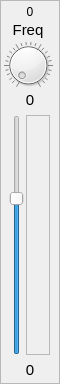
<?xml version="1.0" encoding="UTF-8"?>
<ui version="4.0">
 <class>CEqualizerFrame</class>
 <widget class="QFrame" name="CEqualizerFrame">
  <property name="geometry">
   <rect>
    <x>0</x>
    <y>0</y>
    <width>60</width>
    <height>384</height>
   </rect>
  </property>
  <property name="minimumSize">
   <size>
    <width>60</width>
    <height>0</height>
   </size>
  </property>
  <property name="maximumSize">
   <size>
    <width>60</width>
    <height>16777215</height>
   </size>
  </property>
  <property name="windowTitle">
   <string>Frame</string>
  </property>
  <property name="frameShape">
   <enum>QFrame::StyledPanel</enum>
  </property>
  <property name="frameShadow">
   <enum>QFrame::Raised</enum>
  </property>
  <layout class="QVBoxLayout" name="verticalLayout">
   <property name="spacing">
    <number>2</number>
   </property>
   <property name="leftMargin">
    <number>2</number>
   </property>
   <property name="topMargin">
    <number>4</number>
   </property>
   <property name="rightMargin">
    <number>2</number>
   </property>
   <property name="bottomMargin">
    <number>4</number>
   </property>
   <item>
    <widget class="QLabel" name="IndexLabel">
     <property name="text">
      <string>0</string>
     </property>
     <property name="alignment">
      <set>Qt::AlignCenter</set>
     </property>
    </widget>
   </item>
   <item>
    <widget class="QLabel" name="FreqLabel">
     <property name="maximumSize">
      <size>
       <width>50</width>
       <height>16777215</height>
      </size>
     </property>
     <property name="font">
      <font>
       <pointsize>11</pointsize>
      </font>
     </property>
     <property name="text">
      <string>Freq</string>
     </property>
     <property name="alignment">
      <set>Qt::AlignCenter</set>
     </property>
    </widget>
   </item>
   <item>
    <widget class="QDial" name="dial">
     <property name="maximumSize">
      <size>
       <width>50</width>
       <height>48</height>
      </size>
     </property>
     <property name="notchesVisible">
      <bool>true</bool>
     </property>
    </widget>
   </item>
   <item>
    <widget class="QLabel" name="ValueLabel">
     <property name="font">
      <font>
       <pointsize>11</pointsize>
      </font>
     </property>
     <property name="text">
      <string>0</string>
     </property>
     <property name="alignment">
      <set>Qt::AlignCenter</set>
     </property>
    </widget>
   </item>
   <item>
    <layout class="QHBoxLayout" name="horizontalLayout">
     <property name="spacing">
      <number>0</number>
     </property>
     <property name="leftMargin">
      <number>4</number>
     </property>
     <property name="topMargin">
      <number>4</number>
     </property>
     <property name="rightMargin">
      <number>4</number>
     </property>
     <property name="bottomMargin">
      <number>4</number>
     </property>
     <item>
      <widget class="QSlider" name="VolSlider">
       <property name="minimum">
        <number>1</number>
       </property>
       <property name="maximum">
        <number>150</number>
       </property>
       <property name="value">
        <number>100</number>
       </property>
       <property name="orientation">
        <enum>Qt::Vertical</enum>
       </property>
      </widget>
     </item>
     <item>
      <widget class="CdBScale" name="dBScale">
       <property name="maximumSize">
        <size>
         <width>24</width>
         <height>16777215</height>
        </size>
       </property>
       <property name="frameShape">
        <enum>QFrame::StyledPanel</enum>
       </property>
       <property name="frameShadow">
        <enum>QFrame::Raised</enum>
       </property>
      </widget>
     </item>
    </layout>
   </item>
   <item>
    <widget class="QLabel" name="VolLabel">
     <property name="font">
      <font>
       <pointsize>11</pointsize>
      </font>
     </property>
     <property name="text">
      <string>0</string>
     </property>
     <property name="alignment">
      <set>Qt::AlignCenter</set>
     </property>
    </widget>
   </item>
  </layout>
 </widget>
 <customwidgets>
  <customwidget>
   <class>CdBScale</class>
   <extends>QFrame</extends>
   <header>cdbscale.h</header>
   <container>1</container>
  </customwidget>
 </customwidgets>
 <resources/>
 <connections/>
</ui>
